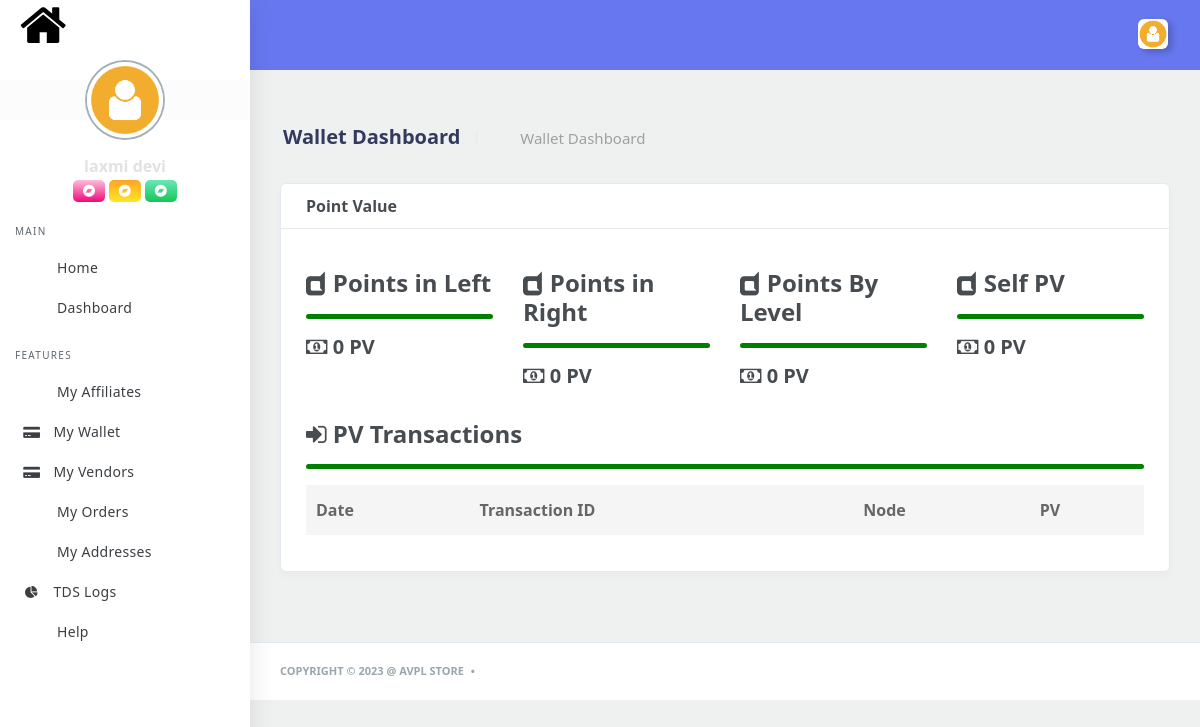
The app's page /user/pvwallet (signed in) with its own data.
### user_app/models.py (models this page shows, shortened)
class UserData(models.Model):
	user = models.OneToOneField(User, on_delete=models.CASCADE, related_name='usr')
	first_name = models.CharField(max_length=50, null=True, blank=True)
	last_name = models.CharField(max_length=50, null=True, blank=True)
	phone = models.CharField(max_length=10, null=True, blank=True)
	address = models.CharField(max_length=100, null=True, blank=True)
	zipcode = models.CharField(max_length=20, null=True, blank=True)
	latitude = models.FloatField(null=True, blank=True)
	longitude = models.FloatField(null=True, blank=True)
	gender = models.CharField(max_length=20, null=True, blank=True)
	profile_pic =  models.ImageField(upload_to='profile', null=True, blank=True)
	pv = models.FloatField(default=0.0)
	sponsor = models.ForeignKey(User, on_delete=models.CASCADE, null=True,blank=True)
	is_active = models.BooleanField(default=False)
	subscribed = models.BooleanField(default=False)
	class Meta:
		db_table="UserData"

class UserPV(models.Model):
	user = models.OneToOneField(User, on_delete=models.CASCADE, related_name='userpv')
	right_pv = models.FloatField(default=0.0)
	left_pv = models.FloatField(default=0.0)
	level_pv = models.FloatField(default=0.0)
	class Meta:
		db_table="UserPV"

### user_app/views.py (the view)
# urls.py: path('pvwallet', user_pv_wallet),
@csrf_exempt
def user_pv_wallet(request):
	if check_user_authentication(request, 'User'):
		print(UserData.objects.get(user=request.user).pv,'PPPPPPPPPPPPPP')
		dic = {'user':UserData.objects.get(user=request.user),
			'pv':fetch_pv(request.user),
			'transactions':fetch_pv_transactions(request.user),
			'notification':get_notifications(request.user),
			'notification_len':len(Notification.objects.filter(user=request.user, read=False)),
		}
		return render(request, 'user_app/pv.html', dic)
	else:
		return render(request, '403.html')

### main_app/mlm_utils.py (called while the page is built)
def fetch_nodes(node):
	try:
		mlm = MLM.objects.get(node=node)
		right = fetch_one_side_nodes(mlm.right, [])
		left = fetch_one_side_nodes(mlm.left, [])
		return {'left':left, 'right':right}
	except MLM.DoesNotExist:
		user = None

### main_app/utils.py (called while the page is built)
def get_notifications(user):
	now_date=datetime.datetime.now()
	dic={}
	lt=[]
	for x in Notification.objects.filter(user=user):
		time = x.notification_date.time()
		date = x.notification_date.date()
		hour = int(str(time)[0:2])
		minute = int(str(time)[3:5])
		year = str(x.notification_date.date())[0:4]
		month = str(x.notification_date.date())[5:7]
		day = str(x.notification_date.date())[8:10]
		new = datetime.datetime(int(year), int(month), int(day), hour, minute, 0, 0, tzinfo=None)
		dic={
			'text':x.text,
			'time':timeago.format(new, now_date.replace(tzinfo=None))
		}
		lt.append(dic)
	return list(reversed(lt))

def check_user_authentication(request, user_type):
	if request.user.is_authenticated:
		if request.user.role.level.level == user_type:
			return True
	return False

### user_app/utils.py (called while the page is built)
def fetch_pv(user):
	if UserPV.objects.filter(user=user).exists():
		usrpv = UserPV.objects.get(user=user)
		return {'left':usrpv.left_pv, 'right':usrpv.right_pv, 'level':usrpv.level_pv}
	else:
		UserPV.objects.create(user=user)
		usrpv = UserPV.objects.get(user=user)
		return {'left':usrpv.left_pv, 'right':usrpv.right_pv, 'level':usrpv.level_pv}

def fetch_pv_transactions(user):
	nodes = fetch_nodes(user)
	if nodes is not None:
		left_nodes = nodes['left']
		right_nodes = nodes['right']
		trans = []
		for x in left_nodes:
			for y in PVTransactions.objects.filter(user=x).order_by('-transaction_date'):
				trans.append(y)
		for x in right_nodes:
			for y in PVTransactions.objects.filter(user=x).order_by('-transaction_date'):
				trans.append(y)
		return trans
	else:
		print('nodes has none  value')

### templates/user_app/pv.html (shortened to what this page needs)
{% extends 'user_app/base.html' %}
{% load static %}
{% block main %}
            <div class="main-content">
               <section class="section">
                  <div class="section-header">
                     <div class="row">
                        <div class="col-xl-6 col-lg-6 col-md-6 col-sm-12">
                           <div class="section-header-breadcrumb-content">
                              <h1>Wallet Dashboard</h1>
                              <div class="section-header-breadcrumb">
                                 <div class="breadcrumb-item active"><a href="/user/"><i class="fas fa-home"></i></a></div>
                                 <div class="breadcrumb-item"><a href="#">Wallet Dashboard</a></div>
                              </div>
                           </div>
                        </div>
                     </div>
                  </div>
                  <div class="section-body">
                     <div class="row">
                        <div class="col-12">
                           <div class="card">
                              <div class="card-header">
                                 <h4>Point Value</h4>
                              </div>
                              <div class="card-body">
                                    <div class="row">
                                       <div class="col-lg-3 col-md-12 col-sm-12">
                                          <h4><i class="fa fa-dashcube"></i> Points in Left</h4>
                                          <hr style="border-width:5px;border-color:green;border-radius:20px;margin-bottm:10px;">
                                          <h5><i class="fa fa-money"></i> {{pv.left|floatformat:0}} PV</h5>
                                       </div>
                                       <div class="col-lg-3 col-md-12 col-sm-12">
                                          <h4><i class="fa fa-dashcube"></i> Points in Right</h4>
                                          <hr style="border-width:5px;border-color:green;border-radius:20px;margin-bottm:10px;">
                                          <h5><i class="fa fa-money"></i> {{pv.right|floatformat:0}} PV</h5>
                                       </div>
                                       <div class="col-lg-3 col-md-12 col-sm-12">
                                          <h4><i class="fa fa-dashcube"></i> Points By Level</h4>
                                          <hr style="border-width:5px;border-color:green;border-radius:20px;margin-bottm:10px;">
                                          <h5><i class="fa fa-money"></i> {{pv.level|floatformat:0}} PV</h5>
                                       </div>
                                       <div class="col-lg-3 col-md-12 col-sm-12">
                                          <h4><i class="fa fa-dashcube"></i> Self PV </h4>
                                          <hr style="border-width:5px;border-color:green;border-radius:20px;margin-bottm:10px;">
                                          <h5><i class="fa fa-money"></i> {{user.pv|floatformat:0}} PV</h5>
                                       </div>
                                       <div class="col-lg-12 mt-4 col-md-12 col-sm-12">
                                          <h4><i class="fa fa-sign-in"></i> PV Transactions</h4>
                                          <hr style="border-width:5px;border-color:green;border-radius:20px;margin-bottm:10px;">
                                          <div class="table-responsive">
                                             <table class="table table-striped table-hover" style="width:100%;">
                                                <thead>
                                                   <tr>
                                                      <th>Date</th>
                                                      <th>Transaction ID</th>
                                                      <th>Node</th>
                                                      <th>PV</th>
                                                   </tr>
                                                </thead>
                                             </table>
                                          </div>
                                       </div>
                                    </div>
                              </div>
                           </div>
                        </div>
                     </div>
                  </div>
               </section>
            </div>
{% endblock %}

### templates/user_app/base.html (shortened to what this page needs)
﻿<!DOCTYPE html>
{% load static %}
<html lang="en">
   <head>
      <link rel="stylesheet" href="{% static 'dash/css/app.min.css' %}">
      <link rel="stylesheet" href="{% static 'dash/bundles/jqvmap/dist/jqvmap.min.css' %}">
      <link rel="stylesheet" href="{% static 'dash/bundles/weather-icon/css/weather-icons.min.css' %}">
      <link rel="stylesheet" href="{% static 'dash/bundles/weather-icon/css/weather-icons-wind.min.css' %}">
      <link rel="stylesheet" href="{% static 'dash/bundles/bootstrap-social/bootstrap-social.css' %}">
      <link rel="stylesheet" href="{% static 'dash/bundles/datatables/datatables.min.css' %}">
      <link rel="stylesheet" href="{% static 'dash/bundles/datatables/DataTables-1.10.16/css/dataTables.bootstrap4.min.css' %}">
      <link rel="stylesheet" href="{% static 'dash/css/style.css' %}">
      <link rel="stylesheet" href="{% static 'dash/css/components.css' %}">
      <link rel="stylesheet" href="{% static 'dash/css/custom.css' %}" />
      <link rel="stylesheet" href="https://cdnjs.cloudflare.com/ajax/libs/font-awesome/4.7.0/css/font-awesome.min.css">
   </head>
   <body>
      <div id="app">
         <div class="main-wrapper main-wrapper-1">
            <div class="navbar-bg"></div>
            <nav class="navbar navbar-expand-lg main-navbar">
               <div class="form-inline mr-auto">
                  <ul class="navbar-nav mr-3">
                     <li><a href="#" data-toggle="sidebar" class="nav-link nav-link-lg collapse-btn"><i
                        class="fas fa-bars"></i></a></li>
                     <li><a href="#" class="nav-link nav-link-lg fullscreen-btn">
                        <i class="fas fa-expand"></i>
                        </a>
                     </li>
                  </ul>
               </div>
               <ul class="navbar-nav navbar-right">
                  <li class="dropdown dropdown-list-toggle">
                     <a href="#" onclick="mark_notification_read();" data-toggle="dropdown"
                        class="nav-link notification-toggle nav-link-lg"><i class="far fa-bell"></i>{% if notification_len != 0 %}<span class="notification-count bg-green" id="notification_len">{{notification_len}}</span>{% endif %}</a>
                  </li>
                  <li class="dropdown">
                     <a href="#" data-toggle="dropdown"
                        class="nav-link dropdown-toggle nav-link-lg nav-link-user">
                     <img alt="image" src="{% static 'download.png' %}" class="user-img-radious-style">
                     </a>
                  </li>
               </ul>
            </nav>
            <div class="main-sidebar sidebar-style-2">
               <aside id="sidebar-wrapper">
                  <div class="sidebar-brand">
                     <a href="/">
                     <i class="header-logo fa fa-home" style="font-size: 50px;"></i>
                     </a>
                  </div>
                  <ul class="sidebar-menu">
                     <li class="dropdown active" style="display: block;">
                        <div class="sidebar-profile">
                           <div class="siderbar-profile-pic">
                              {% if user.profile_pic %}
                             <a href="/user/profile"> <img src="{{user.profile_pic.url}}" class="profile-img-circle box-center" alt="User Image"></a>
                             {% else %}
                             <a href="/user/profile"> <img src="{% static 'download.png' %}" class="profile-img-circle box-center" alt="User Image"></a>
                             {% endif %}
                           </div>
                           <div class="siderbar-profile-details">
                              <br>
                              <div class="siderbar-profile-name">{{ user.first_name|safe }} {{ user.last_name|safe }}</div>
                              <span class="badge badge-danger" id="color_red" ><i class="fa fa-bandcamp"></i></span>
                              <span class="badge badge-warning" id="color_yellow"><i class="fa fa-bandcamp"></i></span>
                              <span class="badge badge-success" id="color_green"><i class="fa fa-bandcamp"></i></span>
                           </div>
                        </div>
                     </li>
                     <li class="menu-header">Main</li>
                     <li><a class="nav-link" href="/"><i class="fas fa-home"></i><span>Home</span></a></li>
                     <li><a class="nav-link" href="/user/" onclick="userpv();"><i class="fas fa-desktop"></i><span>Dashboard</span></a></li>
                     <li class="menu-header">Features</li>
                     <li class="dropdown">
                        <a href="#" class="nav-link has-dropdown"><i class="fas fa-sitemap"></i><span>My Affiliates</span></a>
                     </li>
                     <li class="dropdown">
                        <a href="#" class="nav-link has-dropdown"><i class="fa fa-credit-card-alt"></i><span>My Wallet</span></a>
                     </li>
                     <li class="dropdown">
                        <a href="#" class="nav-link has-dropdown"><i class="fa fa-credit-card-alt"></i><span>My Vendors</span></a>
                     </li>
                     <li><a class="nav-link" href="/user/myorder"><i class="fas fa-shopping-bag"></i><span>My Orders</span></a></li>
                     <li><a class="nav-link" href="/user/myaddress"><i class="fas fa-map-marker"></i><span>My Addresses</span></a></li>
                     <li><a class="nav-link" href="/user/tds_log/"><i class="fa fa-pie-chart"></i><span>TDS Logs</span></a></li>
                     <li><a class="nav-link" href="/user/help"><i class="fas fa-question-circle"></i><span>Help</span></a></li>
                      </ul>
               </aside>
            </div>
            {% block main %}{% endblock %}
            <footer class="main-footer">
               <div class="footer-left">
                  Copyright &copy; <script>document.write(new Date().getFullYear());</script> @ AVPL Store
                   <div class="bullet"></div>
               </div>
            </footer>
         </div>
      </div>
   </body>
</html>

### static/dash/css/components.css (style rules this page uses)
.box-center { margin:0 auto }

### records on screen
UserData: first_name "laxmi", last_name "devi", pv "0"
UserPV: left "0", right "0", level "0"
